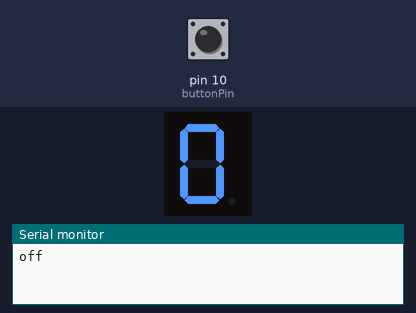
Bench run of a sketch on a simulated Arduino Uno, built with avr-gcc and run on an emulated ATmega328P. Parts: 1-digit seven-segment display, the last lines printed to the serial monitor. Wiring (inferred from the names in the program): 1-digit 7-segment display, segments lit when HIGH: segments pin 8, pin 9, pin 4, pin 5, pin 6, pin 2, pin 3. The inputs (shaded band) are chosen by the test bench; at power-on: pin 10 (buttonPin) HIGH. The segment pins are drawn as the display they are named for.

Above: at 1.2 s.
1.3 s: pin 10 (buttonPin) pulled LOW for 0.15 s
At 2.2 s:
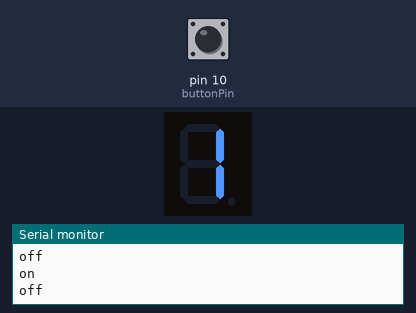
4.4 s: pin 10 (buttonPin) pulled LOW for 1 s
At 5.7 s:
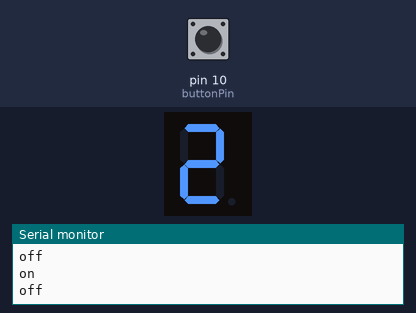
6.9 s: pin 10 (buttonPin) pulled LOW for 0.15 s
At 7.6 s:
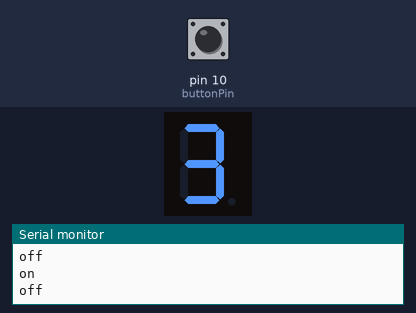
10.0 s: pin 10 (buttonPin) pulled LOW for 1 s
At 11.2 s:
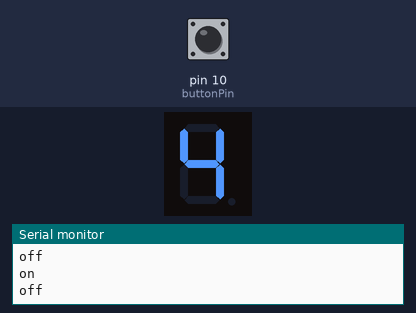
14.0 s: pin 10 (buttonPin) pulsed LOW 5 times (0.12 s each, 0.3 s apart)
At 16.3 s:
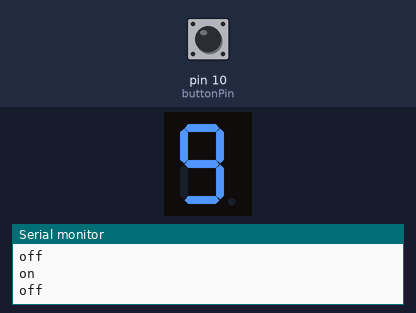
18.5 s: pin 10 (buttonPin) pulled LOW for 3.2 s
At 18.9 s:
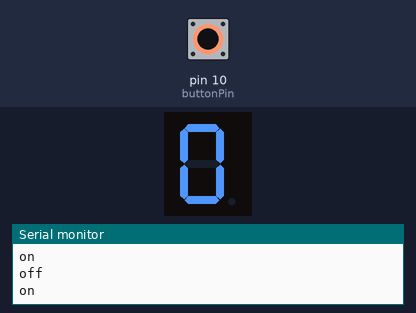
Timing chart, 0 to 21.5 s (numbered marks = the images above; inputs shaded):
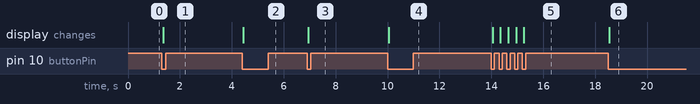

The sketch:

display-counter.ino
```cpp
//SevenSegment push button counter
const int a = 8;  //For displaying segment "a"
const int b = 9;  //For displaying segment "b"
const int c = 4;  //For displaying segment "c"
const int d = 5;  //For displaying segment "d"
const int e = 6;  //For displaying segment "e"
const int f = 2;  //For displaying segment "f"
const int g = 3;  //For displaying segment "g"

bool bPress = false;
const int buttonPin = 10;

// Variables will change:
int buttonPushCounter = 0;   // counter for the number of button presses
int buttonState = 0;         // current state of the button
int lastButtonState = 0;     // previous state of the button

void setup() {
  // put your setup code here, to run once:
  pinMode(a, OUTPUT);  //A
  pinMode(b, OUTPUT);  //B
  pinMode(c, OUTPUT);  //C
  pinMode(d, OUTPUT);  //D
  pinMode(e, OUTPUT);  //E
  pinMode(f, OUTPUT);  //F
  pinMode(g, OUTPUT);  //G

  pinMode( buttonPin , INPUT_PULLUP );
  Serial.begin(9600);
  displayDigit(buttonPushCounter);
}

void loop() {

   buttonState = digitalRead(buttonPin);

   // compare the buttonState to its previous state
  if (buttonState != lastButtonState) {
    // if the state has changed, increment the counter
    if (buttonState == LOW) {
      // if the current state is HIGH then the button went from off to on:
      bPress = true;
      buttonPushCounter++;
      if( buttonPushCounter > 9) buttonPushCounter =0 ;
      Serial.println("on");

    } else {
      // if the current state is LOW then the button went from on to off:
      Serial.println("off");
    }
    // Delay a little bit to avoid bouncing
    delay(50);
  }
  // save the current state as the last state, for next time through the loop
  lastButtonState = buttonState;

  if( bPress ){
     turnOff();
     displayDigit(buttonPushCounter);
  }


}


void displayDigit(int digit)
{
 //Conditions for displaying segment a
 if(digit!=1 && digit != 4)
 digitalWrite(a,HIGH);

 //Conditions for displaying segment b
 if(digit != 5 && digit != 6)
 digitalWrite(b,HIGH);

 //Conditions for displaying segment c
 if(digit !=2)
 digitalWrite(c,HIGH);

 //Conditions for displaying segment d
 if(digit != 1 && digit !=4 && digit !=7)
 digitalWrite(d,HIGH);

 //Conditions for displaying segment e
 if(digit == 2 || digit ==6 || digit == 8 || digit==0)
 digitalWrite(e,HIGH);

 //Conditions for displaying segment f
 if(digit != 1 && digit !=2 && digit!=3 && digit !=7)
 digitalWrite(f,HIGH);

 //Conditions for displaying segment g
 if (digit!=0 && digit!=1 && digit !=7)
 digitalWrite(g,HIGH);

}
void turnOff()
{
  digitalWrite(a,LOW);
  digitalWrite(b,LOW);
  digitalWrite(c,LOW);
  digitalWrite(d,LOW);
  digitalWrite(e,LOW);
  digitalWrite(f,LOW);
  digitalWrite(g,LOW);
}
```

Measured:
- after the input at 1.3 s, the display: changes after 0.05 s (image 1)
- after the input at 4.4 s, the display: changes after 0.05 s (image 2)
- after the input at 6.9 s, the display: changes after 0.05 s (image 3)
- after the input at 10.0 s, the display: changes after 0.05 s (image 4)
- after the input at 14.0 s, the display: first changes after 0.05 s (image 5 shows a later state)
- after the input at 18.5 s, the display: changes after 0.05 s (image 6)
